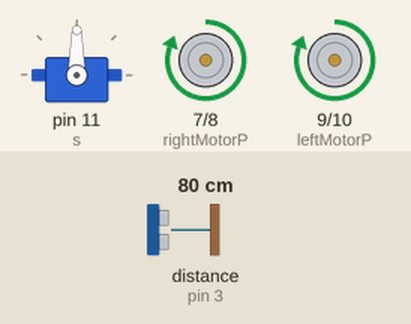
A sketch run on a simulated Arduino Uno, built with avr-gcc and run on an emulated ATmega328P. Parts: servo, motor-driver pin pairs drawn as motors (green arrow = first pin HIGH = forward, orange = second pin HIGH = backward, longer = more drive). Wiring (inferred from the names in the program): ultrasonic range finder: trigger pin 4; echo pin 3. The inputs (shaded band) are chosen by the test bench; at power-on: distance to the obstacle (sensor on pin 3) 80 cm. The echo pulse lasts 58.3 µs per cm.

Above: at 1.8 s.
1.9 s: distance to the obstacle (sensor on pin 3) set to 54 cm
6.0 s: distance to the obstacle (sensor on pin 3) set to 45 cm
At 6.5 s:
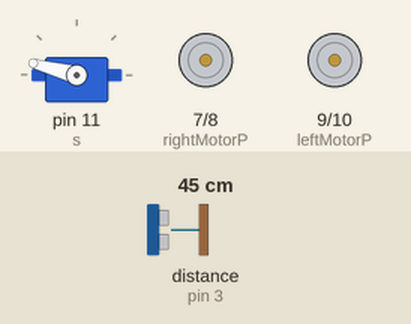
10.1 s: distance to the obstacle (sensor on pin 3) set to 60 cm
At 12.2 s:
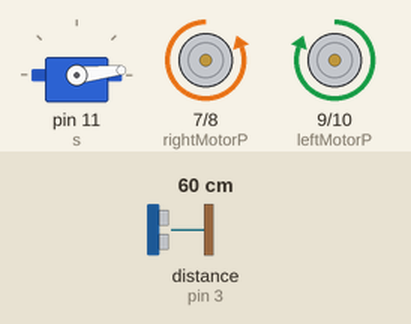
14.2 s: distance to the obstacle (sensor on pin 3) set to 2 cm
At 16.5 s:
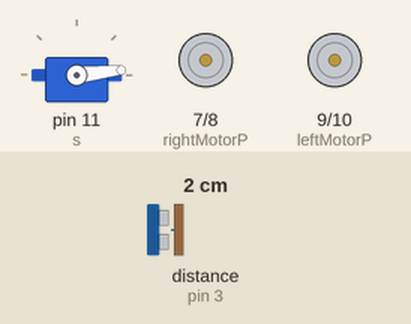
18.3 s: distance to the obstacle (sensor on pin 3) set to 120 cm
22.4 s: distance to the obstacle (sensor on pin 3) set to 4 cm
At 25.7 s:
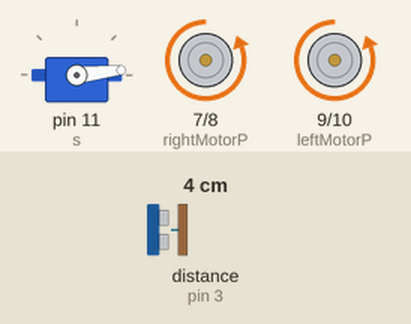
Timing chart, 0 to 27.5 s (numbered marks = the images above; inputs shaded):
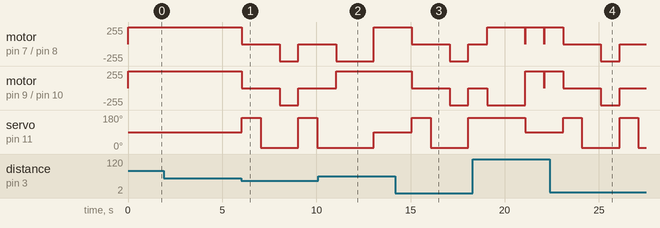

The sketch:

FreeWalk.ino
```cpp
#include <Servo.h>

// const pin number ints
#define trigPin 4
#define echoPin 3
#define leftMotorP 9
#define leftMotorN 10
#define rightMotorP 7
#define rightMotorN 8

// A check to skip forward check (1st if)
bool skipFlag = false;

// Assign s as a servo type
Servo s;

// forward declaration
bool colCheck();
void moveForward();
void moveReverse();
void rotate(bool vecDir);

void setup()
{
  // Start terminal interface on 9600
  Serial.begin(9600);

  // Setup pins for ultrasonic sensor
  pinMode(trigPin, OUTPUT);
  pinMode(echoPin, INPUT);

  // Set up pins for motor
  int pins[] =
    {
      leftMotorP,
      leftMotorN,
      rightMotorP,
      rightMotorN,
    };

  // for each pins in the pins array set them to high
  for ( int i; i < 4 ; i++ )
    {
      pinMode(pins[i], OUTPUT);
    }

  // Define Servo on pin 9
  s.attach(11);
}

void loop()
{
  while(1){
 // point sensor forwards
  s.write(90);

  if (!skipFlag)
    {
      // check if it previously reversed
      if (!colCheck())
	{
	  // Send motor to move a certain distance
	  moveForward();
	  continue;
	}
    }
  skipFlag = false;


  // point sensor left
  s.write(165);
    delay(1000);

  if (!colCheck())
    {
      // Just rotate
      // turn off one wheel and rotate body, left priority
      rotate(true);
      continue;
    }

  // point sensor right
  s.write(6);
  delay(1000);

  if (!colCheck())
    {
      // Just rotate
      // turn off one wheel and rotate body, check right
      rotate(false);
      continue;
    }

  // trun motor back
  //
  moveReverse();

  // Set flag to skip 1st if statement
  skipFlag = true;
  }
}

// check if a wall is neat <150
bool colCheck()
{
  int duration(0), distance(0);
  digitalWrite(trigPin, HIGH);
  delayMicroseconds(1000);
  digitalWrite(trigPin, LOW);
  duration = pulseIn(echoPin, HIGH);
  distance = (duration /2) / 29.2;
  if (distance > 0 && distance < 50)
    {
      return (true);
    }
  return(false);
}

void moveForward()
{
  digitalWrite(rightMotorP, HIGH);
  digitalWrite(leftMotorP, HIGH);

  delay(1000);

  digitalWrite(rightMotorP, LOW);
  digitalWrite(leftMotorP, LOW);
}

void moveReverse()
{
  digitalWrite(rightMotorN, HIGH);
  digitalWrite(leftMotorN, HIGH);

  delay(1000);

  digitalWrite(rightMotorN, LOW);
  digitalWrite(leftMotorN, LOW);
}

void rotate(bool vecDir)
{
  // if the direction is true
  // rotate left
  if (vecDir)
    {

      digitalWrite(rightMotorP, HIGH);
      digitalWrite(leftMotorN, HIGH);

      delay(2000);

      digitalWrite(rightMotorP, LOW);
      digitalWrite(leftMotorN, LOW);

    }
  //rotate right
  else
    {
      digitalWrite(rightMotorN, HIGH);
      digitalWrite(leftMotorP, HIGH);

      delay(2000);

      digitalWrite(rightMotorN, LOW);
      digitalWrite(leftMotorP, LOW);

    }
}
```

Measured:
- the behaviour switches between 51 and 50 cm on distance to the obstacle (sensor on pin 3) (found by bisection; images 0 and 1)
- after the input at 6.0 s, motor on pin 7 (rightMotorP) / pin 8 (rightMotorN), motor on pin 9 (leftMotorP) / pin 10 (leftMotorN): forward 255/255 → stopped at once, → backward 255/255 2.0 s later, → stopped 1.0 s later; servo on pin 11 (s): alternates 165° for 1.0 s and 6° for 2.0 s, starting at once
- after the input at 14.2 s, motor on pin 7 (rightMotorP) / pin 8 (rightMotorN), motor on pin 9 (leftMotorP) / pin 10 (leftMotorN): forward 255/255 → stopped after 0.86 s, → backward 255/255 2.0 s later, → stopped 1.0 s later; servo on pin 11 (s): 90° → 165° after 0.87 s, → 6° 1.0 s later, → 165° 2.0 s later
- after the input at 22.4 s, servo on pin 11 (s): alternates 165° for 1.0 s and 6° for 2.0 s, starting after 0.70 s
